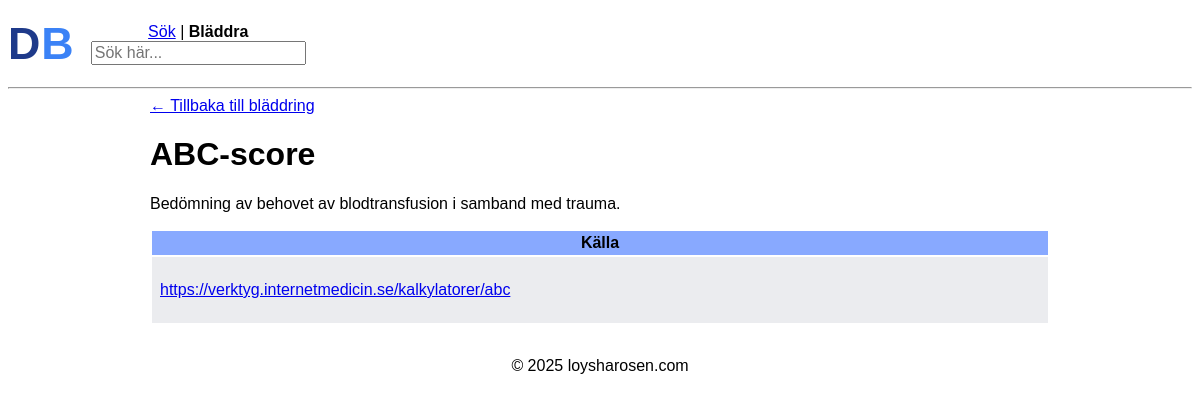
The app's page /1?from= with its own data.
### tables this page shows
CREATE TABLE docs (
    id INTEGER PRIMARY KEY AUTOINCREMENT,
    name TEXT NOT NULL UNIQUE,
    abbreviation TEXT,
    description TEXT NOT NULL,
    keywords TEXT,
    date_added TIMESTAMP DEFAULT CURRENT_TIMESTAMP
);

CREATE TABLE links (
    id INTEGER PRIMARY KEY AUTOINCREMENT,
    doc_id INTEGER NOT NULL,
    docbase_link TEXT,
    source_link TEXT,
    votes INTEGER DEFAULT 0,
    date_added TIMESTAMP DEFAULT CURRENT_TIMESTAMP,
    FOREIGN KEY (doc_id) REFERENCES docs(id) ON DELETE CASCADE
);

### app.py (the view)
@app.route("/<int:id>")
def show_detail(id):
    if id <= 0:
        return "Invalid ID", 400
    referrer = request.args.get("from", "")
    conn = get_db_connection()
    doc = conn.execute(
        "SELECT * FROM docs WHERE id = ?",
        (id,),
    ).fetchone()
    if doc is None:
        return "doc not found", 404
    links = conn.execute(
        "SELECT * FROM links WHERE doc_id = ?",
        (id,),
    ).fetchall()
    conn.close()
    return render_template("detail.html", doc=doc, links=links, referrer=referrer)

### app.py (called while the page is built)
def get_db_connection():
    conn = sqlite3.connect("docbase.db")
    conn.row_factory = sqlite3.Row
    return conn

### templates/detail.html (shortened to what this page needs)
{% extends "base.html" %}
{% block body %}
    <header class="search-header">
        <div class="text-logo">
            <a href="{{ url_for('index') }}" class="logo"><span class="doc">D</span><span class="base">B</span></a>
        </div>
        <div class="search-bar">
            {% if referrer %}
            <p><strong>Sök</strong> | <a href="{{ url_for('browse') }}">Bläddra</a></p>
            {% else %}
            <p><a href="{{ url_for('search') }}">Sök</a> | <strong>Bläddra</strong></p>
            {% endif %}
            <form action="/s" method="get">
                <input class="q" autocomplete="off" autofocus name="q" placeholder="Sök här..." type="search">
            </form>
        </div>
    </header>
    <main class="main-detail">
        <hr>
        <div class="detail-outer-container">
            <div class="detail-inner-container">
                <div class="back-button">
                    {% if referrer %}
                        <a href="{{ url_for('search', q=referrer) }}" class="back-link">← Tillbaka till sökresultaten</a>
                    {% else %}
                        <a href="{{ url_for('browse') }}" class="back-link">← Tillbaka till bläddring</a>
                    {% endif %}
                </div>
                <h1>
                    {{ doc.name }}
                </h1>
                {% if doc.description %}
                <p>{{ doc.description }}</p>
                {% endif %}
                {% if links %}
                <table class="links-table">
                    <tr>
                        {% if links|selectattr('source_link')|list %}
                            <th>Källa</th>
                        {% endif %}
                    </tr>
                    {% for link in links %}
                    <tr>
                            {% if link.source_link %}
                            <td>
                                <p class="links-table-link">
                                    <a href="{{ link.source_link }}" target="_blank">
                                        {{ link.source_link }}
                                    </a>
                                </p>
                            </td>
                        {% endif %}
                    </tr>
                    {% endfor %}
                </table>
                {% endif %}
            </div>
        </div>
    </main>
{% endblock %}

### templates/base.html (shortened to what this page needs)
<!DOCTYPE html>
<html lang="sv">
    <head>
        <link href="static/style.css" rel="stylesheet">
    </head>
    <body>
        {% block body %}
        {% endblock %}
        <footer>
            <p>&copy; <span class="copy-year"></span> loysharosen.com</p>
        </footer>
    </body>
</html>

### static/style.css (style rules this page uses)
html { font-family: Arial, Helvetica, sans-serif; }
.detail-outer-container { display: flex; flex-direction: column; align-items: center; justify-content: center; width: 100%; }
.detail-inner-container { width: 100%; max-width: 900px; padding: 0 20px; }
.text-logo { font-family: 'Arial', sans-serif; font-size: 2.8em; font-weight: bold; color: #2563eb; padding: 10px 0; letter-spacing: 1px; }
.text-logo .doc { color: #1e3a8a; }
.text-logo .base { color: #3b82f6; }
.logo { text-decoration: none; }
.search-header { display: flex; align-items: center; gap: 1em; }
th { padding: 3px; background-color: rgb(136, 169, 255); }
.q { max-width: 300px; font-size: 16px; }
.search-bar p { margin: 0; text-align: center; }
tr { background-color: rgba(227, 229, 233, 0.715) }
td { padding: 0 3px; }
footer { text-align: center; }
.links-table-link { overflow: hidden; text-overflow: ellipsis; white-space: nowrap; display: block; }
.links-table { max-width: 900px; width: 100%; table-layout: fixed; margin: 1em 0; }
.links-table td { max-width: 0; overflow: hidden; padding: 8px; }

### records on screen
docs: name "ABC-score", description "Bedömning av behovet av blodtransfusion i samband med trauma."
links: source_link "https://verktyg.internetmedicin.se/kalkylatorer/abc"
